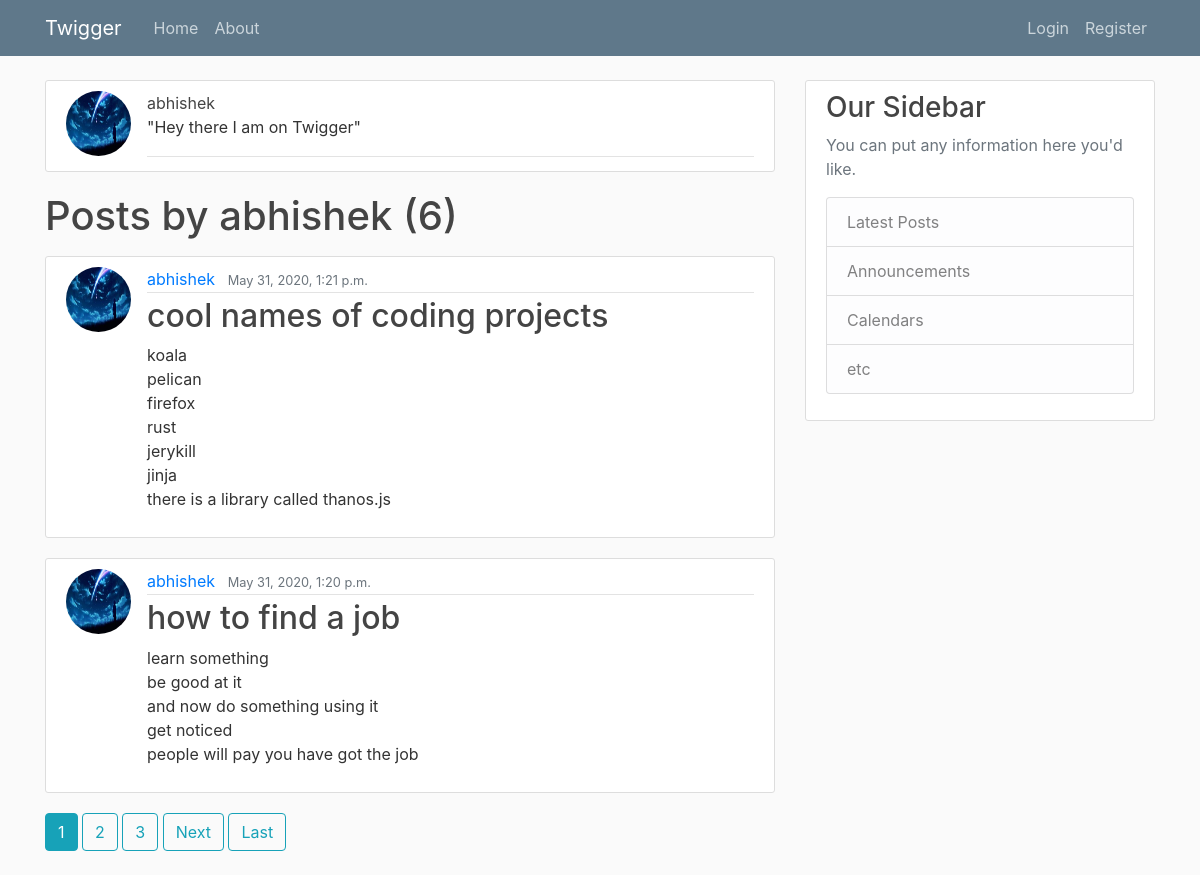
Screenshot of /user/abhishek with the database file from the repository.
### twigger/models.py (models this page shows, shortened)
class Post(models.Model):
    title = models.CharField(max_length=100)
    content = models.TextField()
    date_posted = models.DateTimeField(default = timezone.now)
    author = models.ForeignKey(User, on_delete=models.CASCADE)

### users/models.py (models this page shows, shortened)
class Profile(models.Model):
    user = models.OneToOneField(User, on_delete=models.CASCADE)
    image = models.ImageField(default='default.png', upload_to='profile_pics')
    status = models.TextField(default="Hey there I am on Twigger")

### twigger/views.py (the view)
# urls.py: path('user/<str:username>', UserPostListView.as_view(), name='user-posts'),
class UserPostListView(ListView):
    model = Post
    template_name = 'twigger/user_posts.html'  # <app>/<model>_<viewtype>.html  this is django convention
    context_object_name = 'posts' # by default it is called objectList, we have diffrent name so we need to set it here
    ordering = ['-date_posted']
    paginate_by = 2
    def get_queryset(self):
        user = get_object_or_404(User, username = self.kwargs.get('username'))
        return Post.objects.filter(author=user).order_by('-date_posted')

### twigger/templates/twigger/user_posts.html (shortened to what this page needs)
{% extends "twigger/base.html" %}
{% block content %}
{% for post in posts|slice:":1" %}
  <article class="media content-section">
    <img class="rounded-circle article-img" src="{{ post.author.profile.image.url }}" alt="profile pic">
    <div class="media-body">
      <div class="article-metadata">
        <a class="article-title mr-2" href="{% url 'user-posts' post.author.username %}">{{ post.author }}</a>
        <p class="article-content">"{{ post.author.profile.status }}"</p>
      </div>
    </div>
  </article>
{% endfor %}
    <h1 class="mb-3" >Posts by {{ view.kwargs.username }} ({{ page_obj.paginator.count }})</h1>
  {% for post in posts %}
      <article class="media content-section">
          <img class="rounded-circle article-img" src="{{ post.author.profile.image.url }}" alt="profile pic">
          <div class="media-body">
            <div class="article-metadata">
              <a class="mr-2" href="{% url 'user-posts' post.author.username %}">{{ post.author }}</a>
              <small class="text-muted">{{ post.date_posted }}</small>
            </div>
            <h2><a class="article-title" href="{% url 'post-detail' post.id %}">{{ post.title }}</a></h2>
            <p class="article-content">{{ post.content }}</p>
          </div>
        </article>
  {% endfor %}
  {% if is_paginated %}
      {% for num in page_obj.paginator.page_range %}
        {% if page_obj.number == num %}
          <a class="btn btn-info mb-4" href="?page={{ num }}">{{ num }}</a>
        {% elif num > page_obj.number|add:'-3' and num < page_obj.number|add:'3' %}
          <a class="btn btn-outline-info mb-4" href="?page={{ num }}">{{ num }}</a>
        {% endif %}
      {% endfor %}
      {% if page_obj.has_next %}
        <a class="btn btn-outline-info mb-4" href="?page={{ page_obj.next_page_number }}">Next</a>
        <a class="btn btn-outline-info mb-4" href="?page={{ page_obj.paginator.num_pages }}">Last</a>
      {% endif %}
    {% endif %}
{% endblock content %}

### twigger/static/twigger/main.css (style rules this page uses)
body { background: #fafafa; color: #333333; margin-top: 5rem; }
h1, h2, h3, h4, h5, h6 { color: #444444; }
.content-section { background: #ffffff; padding: 10px 20px; border: 1px solid #dddddd; border-radius: 3px; margin-bottom: 20px; }
.article-title { color: #444444; }
.article-content { white-space: pre-line; }
.article-img { height: 65px; width: 65px; margin-right: 16px; }
.article-metadata { padding-bottom: 1px; margin-bottom: 4px; border-bottom: 1px solid #e3e3e3 }

### rows the page displays
Post: author.profile.image (picture), author "abhishek", author.profile.status "Hey there I am on Twigger", date_posted "May 31, 2020, 1:21 p.m.", title "cool names of coding projects", content "koala pelican firefox rust jerykill jinja there is a library called thanos.js"
Post: author.profile.image (picture), author "abhishek", date_posted "May 31, 2020, 1:20 p.m.", title "how to find a job", content "learn something be good at it and now do something using it get noticed people will pay you have got the job"

### other values shown
{{ view.kwargs.username }} "abhishek"
{{ page_obj.paginator.count }} "6"
{{ num }} "1"
{{ num }} "2" "3"
